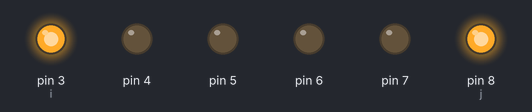
Recording of a sketch running on a simulated Arduino Uno, built with avr-gcc and run on an emulated ATmega328P. Parts: output pins drawn as LEDs (lit = HIGH).

Above: at 0.06 s.
At 1.26 s:
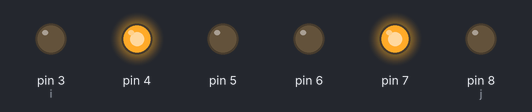
At 2.52 s:
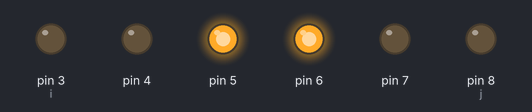
Timing chart, 0 to 3.0 s (numbered marks = the images above):
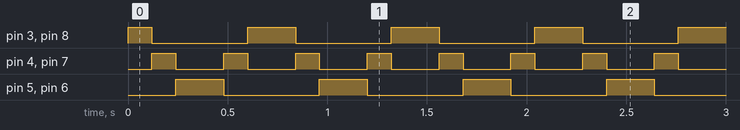

Measured:
- by itself, pin 3 (i), pin 8 (j): repeats every 0.72 s: LOW 0.48 s, HIGH 0.24 s
- by itself, pin 4, pin 7: alternates HIGH for 0.12 s and LOW for 0.24 s
- by itself, pin 5, pin 6: alternates HIGH for 0.24 s and LOW for 0.48 s

The sketch:

file2.ino
```cpp
void setup() {
  pinMode(3, OUTPUT);
  pinMode(4, OUTPUT);
  pinMode(5, OUTPUT);
  pinMode(6, OUTPUT);
  pinMode(7, OUTPUT);
  pinMode(8, OUTPUT);
}

int i = 3;
int j = 8;

void loop() {

  digitalWrite(i, HIGH);
  digitalWrite(j, HIGH);
  int k = i + 1;
  while(k <= 8) {
    if (k == j) {
      digitalWrite(k, HIGH);
      k++;
    } else {
      digitalWrite(k, LOW);
      k++;
    }
  }
  k = i - 1;
  while(k >= 3) {
    if (k == j) {
      digitalWrite(k, HIGH);
      k--;
    } else {
      digitalWrite(k, LOW);
      k--;
    }
  }
  delay(120);
  i++;
  j--;
  if(i > 8 || j < 3) {
    i=3;
    j=8;
  }
}
```
